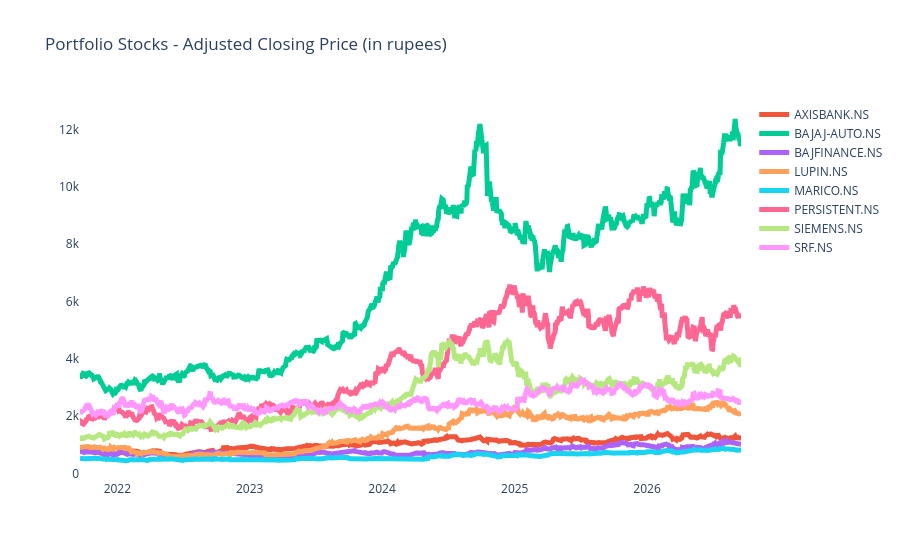

The notebook cell saved with this chart:
### Code cell
adj_close_reset = adj_close.reset_index()
plot_financial_data(adj_close_reset, 'Portfolio Stocks - Adjusted Closing Price (in rupees)')

### Figure 1 — Plotly figure (JSON) as saved in the notebook; plotly's stock layout.template omitted (floating-point values rounded to 4 significant figures; data arrays with more than 128 entries replaced by an {"elided": "..."} marker saying what was removed)
{"data": [{"hovertemplate": "<extra></extra>", "legendgroup": "", "line": {"color": "#636efa", "dash": "solid", "width": 5}, "marker": {"symbol": "circle"}, "mode": "lines", "name": "", "orientation": "v", "showlegend": false, "type": "scatter", "xaxis": "x", "yaxis": "y"}, {"line": {"width": 5}, "name": "AXISBANK.NS", "type": "scatter", "x": {"elided": "1239 str values"}, "y": {"elided": "1239 float values"}}, {"line": {"width": 5}, "name": "BAJAJ-AUTO.NS", "type": "scatter", "x": {"elided": "1239 str values"}, "y": {"elided": "1239 float values"}}, {"line": {"width": 5}, "name": "BAJFINANCE.NS", "type": "scatter", "x": {"elided": "1239 str values"}, "y": {"elided": "1239 float values"}}, {"line": {"width": 5}, "name": "LUPIN.NS", "type": "scatter", "x": {"elided": "1239 str values"}, "y": {"elided": "1239 float values"}}, {"line": {"width": 5}, "name": "MARICO.NS", "type": "scatter", "x": {"elided": "1239 str values"}, "y": {"elided": "1239 float values"}}, {"line": {"width": 5}, "name": "PERSISTENT.NS", "type": "scatter", "x": {"elided": "1239 str values"}, "y": {"elided": "1239 float values"}}, {"line": {"width": 5}, "name": "SIEMENS.NS", "type": "scatter", "x": {"elided": "1239 str values"}, "y": {"elided": "1239 float values"}}, {"line": {"width": 5}, "name": "SRF.NS", "type": "scatter", "x": {"elided": "1239 str values"}, "y": {"elided": "1239 float values"}}], "layout": {"legend": {"tracegroupgap": 0}, "plot_bgcolor": "white", "title": {"text": "Portfolio Stocks - Adjusted Closing Price (in rupees)"}, "xaxis": {"anchor": "y", "domain": [0, 1]}, "yaxis": {"anchor": "x", "domain": [0, 1]}}}
